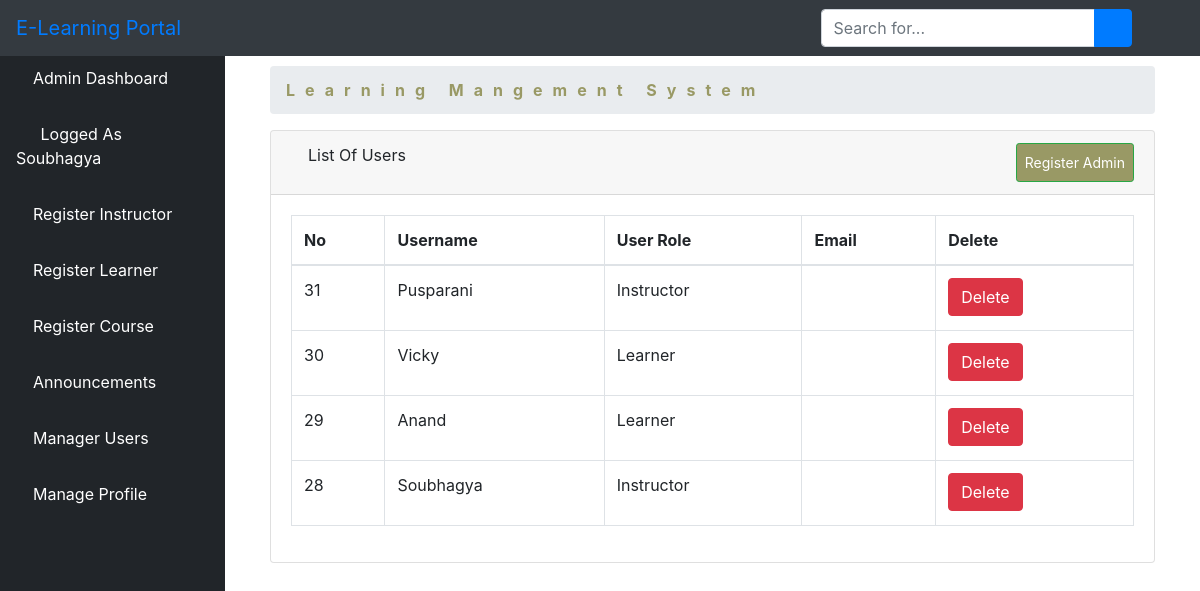
Screenshot of /aluser/ (signed in) with the database file from the repository.
### elearn/models.py (models this page shows)
class User(AbstractUser):
    is_learner = models.BooleanField(default=False)
    is_instructor = models.BooleanField(default=False)
    is_admin = models.BooleanField(default=False)

### elearn/views.py (the view)
# urls.py: path('aluser/', views.ListUserView.as_view(), name='aluser'),
class ListUserView(LoginRequiredMixin, ListView):
    model = User
    template_name = 'dashboard/admin/list_users.html'
    context_object_name = 'users'
    paginated_by = 10
    def get_queryset(self):
        return User.objects.order_by('-id')

### elearn/templates/dashboard/admin/list_users.html (shortened to what this page needs)
{% extends 'dashboard/admin/base.html' %}
{% block body %}
        <div class="container-fluid">
        <div class="row">
          <div class="col-12 mb-3">
          <div class="col-12 mb-3">
                <div id="content-wrapper">
        <div class="container-fluid">
            <ol class="breadcrumb">
                <li class="breadcrumb-item">
                    <a href="#" style="color: #999965; font-weight: bold; letter-spacing: 10px">Learning Mangement System</a>
                </li>
            </ol>
            <div class="card mb-3">
                <div class="card-header">
                    <i class="fas fa-table"></i>
                    List Of Users
                    <a  class="btn btn-sm btn-success" href="{% url 'create_user_form' %}" style="padding: 8px; float: right; background-color: #999965; color: white;">Register Admin</a>
                </div>
                <div class="card-body">
                    <div class="table-responsive">
                        <table class="table table-bordered" id="dataTable" width="100%" cellspacing="0">
                            <thead>
                            <tr>
                                <th>No</th>
                                <th>Username</th>
                                <th>User Role</th>
                                <th>Email</th>
                                <th>Delete</th>
                            </tr>
                            </thead>
                            <tbody>
                        {% if users %}
                            {% for user in users %}
                                <tr>
                                    <td>{{ user.id }}</td>
                                    <td>{{ user.username }}</td>
                                    <td>{% if user.is_learner == True %}
                                      <p>Learner</p>
                                    {% elif user.is_admin == True %}
                                      <p>Admin</p>
                                    {% else %}
                                    <p>Instructor</p>
                                      {% endif %}
                                    </td>
                                    <td>{{ user.email }}</td>
        <td>
          <a href="{% url 'aduser' user.pk %}"><button type="button" class="btn btn-danger"> Delete</button></a></td>
                                </tr>
                            {% endfor %}
                        {% endif %}
                            </tbody>
                        </table>
                    </div>
                </div>
            </div>
        </div>
    </div>
          </div>
        </div>
      </div>
    </div>
{% endblock %}

### elearn/templates/dashboard/admin/base.html (shortened to what this page needs)
<!DOCTYPE html>
<html lang="en">
<head>
    {% load static %}
    <link href="{% static 'vendor/fontawesome-free/css/all.min.css' %}" rel="stylesheet" type="text/css">
    <link href="{% static 'vendor/datatables/dataTables.bootstrap4.css' %}" rel="stylesheet">
    <link href="{% static 'css/sb-admin.css' %}" rel="stylesheet">
</head>
<body id="page-top">
<nav class="navbar navbar-expand navbar-dark bg-dark fixed-top">
    <a class="navbar-brand mr-1 text-primary" href="">E-Learning Portal</a>
    <button class="btn btn-link btn-sm text-white order-1 order-sm-0" id="sidebarToggle" href="#">
        <i class="fas fa-bars"></i>
    </button>
    <form class="d-none d-md-inline-block form-inline ml-auto mr-0 mr-md-3 my-2 my-md-0">
        <div class="input-group">
            <input type="text" class="form-control" placeholder="Search for..." aria-label="Search" aria-describedby="basic-addon2">
            <div class="input-group-append">
                <button class="btn btn-primary" type="button">
                    <i class="fas fa-search"></i>
                </button>
            </div>
        </div>
    </form>
    <ul class="navbar-nav ml-auto ml-md-0">
        <li class="nav-item dropdown no-arrow">
            <a class="nav-link dropdown-toggle" href="#" id="userDropdown" role="button" data-toggle="dropdown" aria-haspopup="true" aria-expanded="false">
                <i class="fas fa-user-circle fa-fw text-primary"></i>
            </a>
        </li>
    </ul>
</nav>
<div id="wrapper" style="padding-top: 50px;">
<ul class="sidebar navbar-nav">
    <li class="nav-item active">
        <a class="nav-link" href="{% url 'dashboard' %}">
         <i class="fa fa-home" aria-hidden="true"></i>
            <span>Admin Dashboard</span>
        </a>
    </li>
    <li class="nav-item active">
        <a class="nav-link" href="">
            <i class="fas fa-user-circle fa-fw text-primary"></i>
            <span>Logged As {{ user.username }}</span>
        </a>
    </li>
    <li class="nav-item">
        <a class="nav-link" href="{% url 'isign' %}">
        <i class="fas fa-chalkboard-teacher"></i>
            <span style="color: white">Register Instructor</span>
        </a>
    </li>
     <li class="nav-item">
        <a class="nav-link" href="{% url 'addlearner' %}">
        <i class="fas fa-user-graduate"></i>
            <span style="color: white">Register Learner</span>
        </a>
    </li>
    <li class="nav-item">
        <a class="nav-link" href="{% url 'course' %}">
        <i class="fas fa-book-reader"></i>
            <span style="color: white">Register Course</span>
        </a>
    </li>
    <li class="nav-item dropdown no-arrow">
                            <a class="nav-link dropdown-toggle" data-toggle="dropdown" aria-haspopup="true" aria-expanded="false" href="">
        <i class="fas fa-bell"></i>
            <span style="color: white">Announcements</span>
        </a>
        </li>
    <li class="nav-item">
        <a class="nav-link" href="{% url 'aluser' %}">
            <i class="fas fa-users"></i>
            <span style="color: white">Manager Users</span>
        </a>
    </li>
    <li class="nav-item dropdown no-arrow">
                            <a class="nav-link dropdown-toggle" data-toggle="dropdown" aria-haspopup="true" aria-expanded="false" href="">
            <i class="fas fa-user"></i>
            <span style="color: white">Manage Profile</span>
        </a>
        </li>
</ul>
    {% block body %}{% endblock %}
</div>

### rows the page displays
User: username "Soubhagya", id "28", is_learner "Instructor"
User: id "31", username "Pusparani", is_learner "Instructor"
User: id "30", username "Vicky", is_learner "Learner"
User: id "29", username "Anand", is_learner "Learner"
